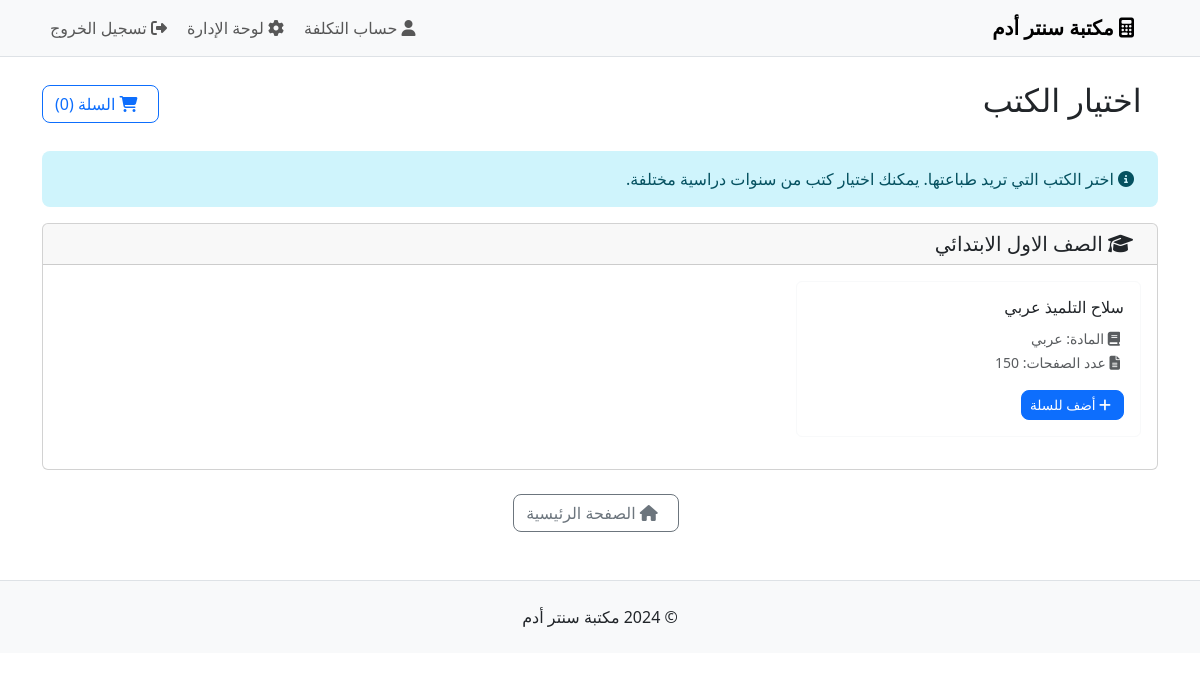
The app's page /books (signed in) with its own data.
### models.py (models this page shows, shortened)
class AcademicYear(db.Model):
    __tablename__ = 'academic_years'
    id = Column(Integer, primary_key=True)
    name = Column(String(100), nullable=False, unique=True)
    description = Column(Text)
    is_active = Column(Boolean, default=True)
    subjects = relationship('Subject', backref='academic_year', lazy=True, cascade='all, delete-orphan')

class Book(db.Model):
    __tablename__ = 'books'
    id = Column(Integer, primary_key=True)
    name = Column(String(200), nullable=False)
    page_count = Column(Integer, nullable=False)
    description = Column(Text)
    is_active = Column(Boolean, default=True)
    subject_id = Column(Integer, ForeignKey('subjects.id'), nullable=False)

### routes.py (the view)
@app.route('/books')
@login_required
def user_select_books():
    if 'cart' not in session:
        session['cart'] = []
    years = AcademicYear.query.filter_by(is_active=True).all()
    years_with_books = []
    for year in years:
        subjects = Subject.query.filter_by(year_id=year.id, is_active=True).all()
        year_books = []
        for subject in subjects:
            books = Book.query.filter_by(subject_id=subject.id, is_active=True).all()
            for book in books:
                book.subject_name = subject.name
                book.year_name = year.name
                year_books.append(book)
        if year_books:
            years_with_books.append({
                'year': year,
                'books': year_books
            })
    return render_template('user/select_books.html', years_with_books=years_with_books)

### routes.py (called while the page is built)
def login_required(f):
    @wraps(f)
    def decorated_function(*args, **kwargs):
        if not session.get('admin_logged_in'):
            flash('يجب تسجيل الدخول للوصول لهذه الصفحة', 'error')
            return redirect(url_for('admin_login'))
        return f(*args, **kwargs)
    return decorated_function

### templates/user/select_books.html (shortened to what this page needs)
{% extends "base.html" %}
{% block content %}
<div class="row">
    <div class="col-12">
        <div class="d-flex justify-content-between align-items-center mb-4">
            <h2>
                اختيار الكتب
            </h2>
            <div>
                <a href="{{ url_for('view_cart') }}" class="btn btn-outline-primary">
                    <i class="fas fa-shopping-cart me-2"></i>
                    السلة ({{ session.cart|length if session.cart else 0 }})
                </a>
            </div>
        </div>
        <div class="alert alert-info">
            <i class="fas fa-info-circle me-2"></i>
            اختر الكتب التي تريد طباعتها. يمكنك اختيار كتب من سنوات دراسية مختلفة.
        </div>
        {% for year_data in years_with_books %}
        <div class="card mb-4">
            <div class="card-header">
                <h5 class="mb-0">
                    <i class="fas fa-graduation-cap me-2"></i>
                    {{ year_data.year.name }}
                </h5>
            </div>
            <div class="card-body">
                <div class="row">
                    {% for book in year_data.books %}
                    <div class="col-md-6 col-lg-4 mb-3">
                        <div class="card h-100 border-light">
                            <div class="card-body">
                                <h6 class="card-title">{{ book.name }}</h6>
                                <p class="card-text">
                                    <small class="text-muted">
                                        <i class="fas fa-book me-1"></i>
                                        المادة: {{ book.subject_name }}
                                    </small><br>
                                    <small class="text-muted">
                                        <i class="fas fa-file-alt me-1"></i>
                                        عدد الصفحات: {{ book.page_count }}
                                    </small>
                                </p>
                                {% set in_cart = false %}
                                {% if session.cart %}
                                    {% for item in session.cart %}
                                        {% if item.id == book.id %}
                                            {% set in_cart = true %}
                                        {% endif %}
                                    {% endfor %}
                                {% endif %}
                                {% if in_cart %}
                                <button class="btn btn-success btn-sm" disabled>
                                    <i class="fas fa-check me-1"></i>
                                    في السلة
                                </button>
                                {% else %}
                                <a href="{{ url_for('add_to_cart', book_id=book.id) }}" class="btn btn-primary btn-sm">
                                    <i class="fas fa-plus me-1"></i>
                                    أضف للسلة
                                </a>
                                {% endif %}
                            </div>
                        </div>
                    </div>
                    {% endfor %}
                </div>
            </div>
        </div>
        {% endfor %}
        <div class="row mt-4">
            <div class="col-12 text-center">
                <a href="{{ url_for('index') }}" class="btn btn-outline-secondary me-2">
                    <i class="fas fa-home me-2"></i>
                    الصفحة الرئيسية
                </a>
            </div>
        </div>
    </div>
</div>
{% endblock %}

### static/css/style.css (style rules this page uses)
body { font-family: 'Segoe UI', Tahoma, Geneva, Verdana, sans-serif; background-color: #ffffff; color: #212529; }
[dir="rtl"] { text-align: right; }
.card { transition: all 0.3s ease; }
.btn { border-radius: 8px; font-weight: 500; }
.alert { border-radius: 8px; border: none; }
.card-header i { margin-right: 0.5rem; }

### templates/user/select_books.html (style rules this page uses)
.btn-sm { font-size: 0.85rem; }

### records on screen
AcademicYear: year.name "الصف الاول الابتدائي"
Book: name "سلاح التلميذ عربي", subject_name "عربي", page_count "150"

### other values on screen
{{ session.cart|length if session.cart else 0 }} "0"
